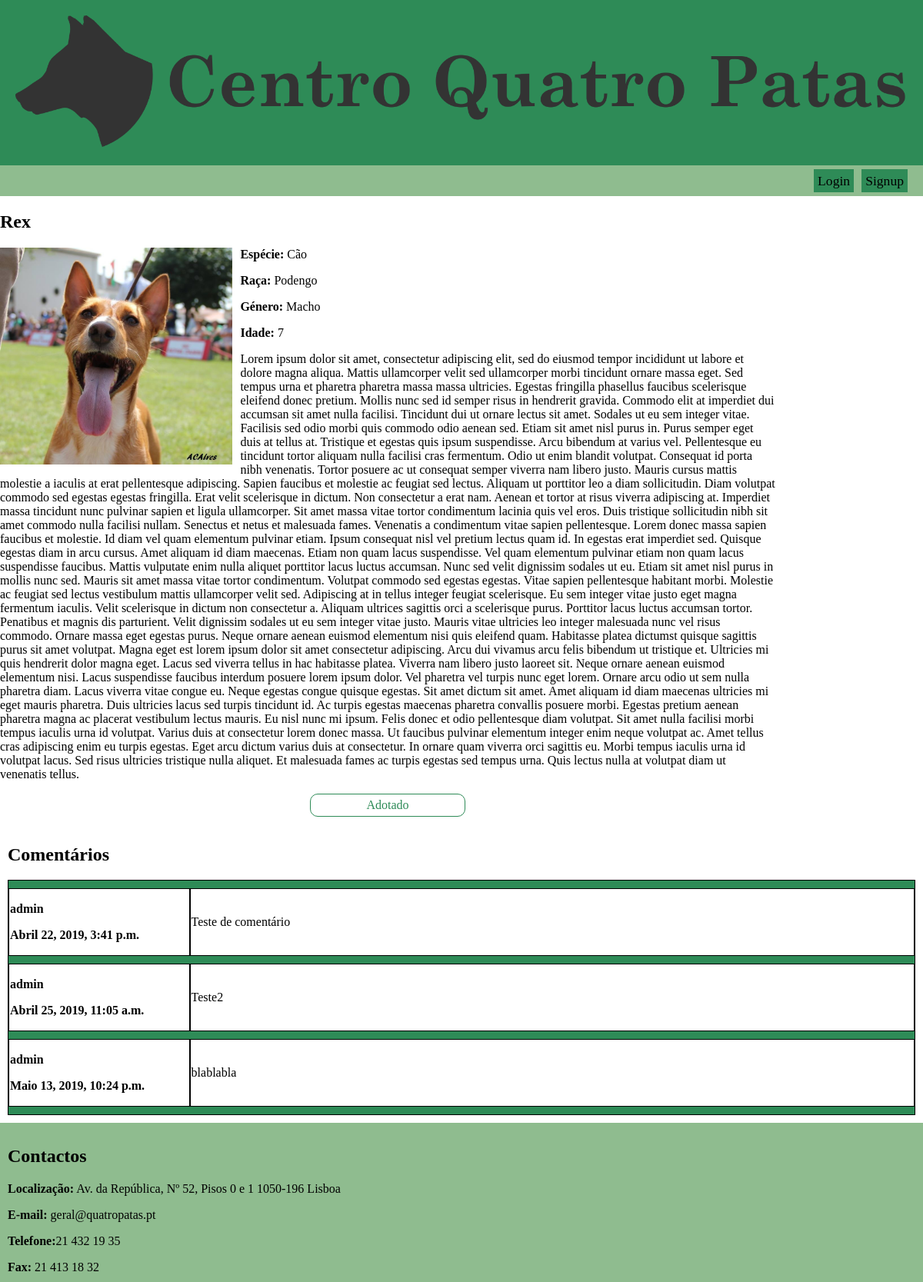
Screenshot of /animais/rex/ with the database file from the repository.
### animais/models.py (models this page shows, shortened)
class Animal(models.Model):
    ESPECIE_OPCOES = (('Cão', 'Cão'), ('Gato', 'Gato'))
    GENERO_OPCOES = (('Macho', 'Macho'), ('Fêmea', 'Fêmea'))
    nome = models.CharField(max_length=200)
    slug = models.SlugField()
    especie = models.CharField(max_length=10, choices=ESPECIE_OPCOES, default='Cão')
    raca = models.CharField(max_length=200)
    genero = models.CharField(max_length=10, choices=GENERO_OPCOES, default='M')
    idade = models.PositiveSmallIntegerField()
    descricao = models.TextField()
    imagem = models.ImageField(default='default.png')

class Comentario(models.Model):
    animal = models.ForeignKey(Animal, on_delete=models.CASCADE)
    autor = models.ForeignKey(User, on_delete=models.SET_NULL, null=True)
    data = models.DateTimeField(auto_now_add=True)
    texto = models.TextField()
    ordering = ['-data']

### animais/views.py (the view)
# urls.py: url(r'^(?P<slug>[\w-]+)/$', views.animal_details, name='animal'),
def animal_details(request, slug):
    animal = Animal.objects.get(slug=slug)
    try:
        adocao = Adocao.objects.get(animal=animal)
    except Adocao.DoesNotExist:
        adocao = None
    if request.method == 'POST':
        form = forms.CreateComentario(request.POST)
        if form.is_valid():
            instance = form.save(commit=False)
            instance.animal = animal
            instance.autor = request.user
            instance.save()
            return redirect('animais:animal', animal.slug)
    else:
        form = forms.CreateComentario()
    return render(request, 'animais/animal.html', {'animal': animal, 'adocao': adocao, 'form': form})

### animais/templates/animais/animal.html (shortened to what this page needs)
{% extends 'base_layout.html' %}
{% block content %}
    <div class="infowrapper">
        <h2>{{ animal.nome }}</h2>
        <img src="{{ animal.imagem.url }}">
        <p><b>Espécie: </b>{{ animal.especie }}</p>
        <p><b>Raça: </b>{{ animal.raca }}</p>
        <p><b>Género: </b>{{ animal.genero }}</p>
        <p><b>Idade: </b>{{ animal.idade }}</p>
        <p>{{ animal.descricao }}</p>
        {% if adocao == None %}
                <a href="{% url 'animais:adocao' slug=animal.slug %}" class="adoptLink"><div class="adoptButton">Adotar</div></a>
        {% else %}
            {% if adocao.concretizada %}
                <p class="adoptNoButton">Adotado</p>
            {% else %}
                <p class="adoptNoButton">Em processo de adoção</p>
            {% endif %}
        {% endif %}
    </div>
    <div class="commentwrapper">
        <h2>Comentários</h2>
        <table>
            {% for comentario in animal.comentario_set.all %}
            <div class="comment">
                <tr>
                    <td width="20%">
                        <p><b>{{ comentario.autor.username }}</b></p>
                        <p><b>{{ comentario.data }}</b></p>
                    </td>
                    <td width="80%">
                        <p>{{ comentario.texto }}</p>
                    </td>
                </tr>
            </div>
            {% endfor %}
        </table>
    </div>
{% endblock %}

### templates/base_layout.html (shortened to what this page needs)
{% load static from staticfiles %}
<!DOCTYPE html>
<html>
    <head>
        <link rel="stylesheet" href="{% static 'styles.css' %}">
    </head>
    <body>
        <div class='wrapper'>
            <header>
                <a href="{% url 'index' %}"><img src="{% static 'logo.png' %}" alt="Centro Quatro Patas"></a>
            </header>
            <nav>
                <ul>
                    {% if user.is_authenticated %}
                        <li>Bem-vindo, {{ user.username }}</li>
                        <li><a href="{% url 'doacao:doacao' %}">Fazer Doação</a></li>
                        <li>
                            <form class="logout-link" action="{% url 'conta:logout' %}" method="post">
                                {% csrf_token %}
                                <button type="submit">Logout</button>
                            </form>
                        </li>
                    {% else %}
                        <li><a href="{% url 'conta:login' %}">Login</a></li>
                        <li><a href="{% url 'conta:signup' %}">Signup</a></li>
                    {% endif %}
                </ul>
            </nav>
            <div class="content">
                {% block content %}
                {% endblock %}
            </div>
            <footer>
                <h2>Contactos</h2>
                <p><b> Localização:</b> Av. da República, Nº 52, Pisos 0 e 1 1050-196 Lisboa</p>
                <p><b>E-mail:</b> geral@quatropatas.pt</p>
                <p><b>Telefone:</b>21 432 19 35</p>
                <p><b>Fax: </b>21 413 18 32</p>
            </footer>
        </div>
    </body>
</html>

### assets/styles.css (style rules this page uses)
html, body { margin: 0; padding: 0; }
header { background-color: SeaGreen; margin: 0; padding: 20px; }
header img { width: 100%; }
nav { background-color: DarkSeaGreen; margin: 0; padding: 20px; }
nav ul { list-style-type: none; position: relative; top: -10px; float: right; margin: 0; }
nav li { float: left; padding-left: 10px; }
nav a { text-decoration: none; color: black; font-size: 1.1em; background-color: SeaGreen; padding: 5px; }
footer { background-color: DarkSeaGreen; margin: 0; clear: both; padding: 10px; }
footer p { margin-bottom: 0; }
.content { margin: 10px; max-width: 1280px; margin: auto; }
.infowrapper { overflow: auto; }
.infowrapper img { margin-right: 10px; width: 30%; float: left; }
.adoptNoButton { margin-left: 40%; margin-right: 40%; padding: 5px; text-align: center; color: SeaGreen; border: 1px solid SeaGreen; border-radius: 10px; }
.commentwrapper { margin:10px; }
.commentwrapper table { width: 100%; border: 1px solid black; background: SeaGreen; border-spacing: 0 10px; }
.commentwrapper td { border: 1px solid black; background: white; }

### rows the page displays
Animal: nome "Rex", imagem (picture), especie "Cão", raca "Podengo", genero "Macho", idade "7", descricao "Lorem ipsum dolor sit amet, consectetur adipiscing elit, sed do eiusmod tempor incididunt ut labore et dolore magna aliqua. Mattis ullamcorper velit sed ullamcorper morbi tincidunt ornare massa eget. Sed tempus urna et pharetra pharetra massa massa ultricies. Egestas fringilla phasellus faucibus scelerisque eleifend donec pretium. Mollis nunc sed id semper risus in hendrerit gravida. Commodo elit at imperdiet dui accumsan sit amet nulla facilisi. Tincidunt dui ut ornare lectus sit amet. Sodales ut eu sem integer vitae. Facilisis sed odio morbi quis commodo odio aenean sed. Etiam sit amet nisl purus in. Purus semper eget duis at tellus at. Tristique et egestas quis ipsum suspendisse. Arcu…"
Comentario: autor.username "admin", data "Abril 22, 2019, 3:41 p.m.", texto "Teste de comentário"
Comentario: autor.username "admin", data "Abril 25, 2019, 11:05 a.m.", texto "Teste2"
Comentario: autor.username "admin", data "Maio 13, 2019, 10:24 p.m.", texto "blablabla"
